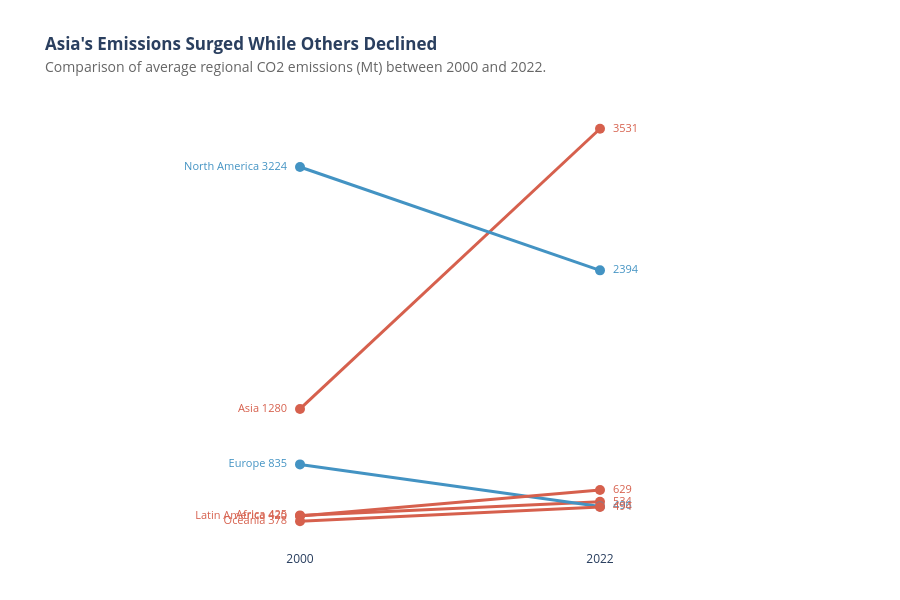

Notebook cell for this chart:
### Markdown cell above
---
## Task 2 — Slopegraph: Regional Change 2000 vs 2022

**What to build:** A slopegraph comparing **average regional CO2 emissions** between 2000 and 2022.

**Requirements:**
- One line per region (not per country — aggregate first)
- Colour: regions that increased = one colour; decreased = another
- Values labelled at both ends of each line
- No y-axis tick labels (the endpoint labels make them redundant)
- Insight title stating which regions moved most

> 💡 `df.groupby(['Region','Year'])['CO2_Mt'].mean().reset_index()` then filter to 2000 and 2022

### Code cell
# Task 2 — Slopegraph: Direct Labels 
# YOUR CODE HERE

# 1. Aggregate data by Region and filter for start/end years
regional_avg = df.groupby(['Region', 'Year'])['CO2_Mt'].mean().reset_index()
slope_df = regional_avg[regional_avg['Year'].isin([2000, 2022])]

fig2 = go.Figure()

for r in slope_df['Region'].unique():
    reg_data = slope_df[slope_df['Region'] == r].sort_values('Year')
    val_00 = reg_data[reg_data['Year'] == 2000]['CO2_Mt'].values[0]
    val_22 = reg_data[reg_data['Year'] == 2022]['CO2_Mt'].values[0]
    
    # Use color to encode direction: Red for increase, Blue for decrease
    color = "#D6604D" if val_22 > val_00 else "#4393C3"

    # Create slope lines with direct labels to avoid legends
    fig2.add_trace(go.Scatter(
        x=reg_data['Year'].astype(str), 
        y=reg_data['CO2_Mt'],
        mode='lines+markers+text',
        name=r,
        text=[f"{r} {val_00:.0f}  ", f"  {val_22:.0f}"],
        textposition=["middle left", "middle right"],
        textfont=dict(size=11, color=color),
        line=dict(color=color, width=3),
        marker=dict(size=10),
        showlegend=False,
        cliponaxis=False # Ensures text isn't cut off at the edges
    ))

# 2. Apply clean design principles (No borders, no Y-axis, clear insight)
fig2.update_layout(
    title="<b>Asia's Emissions Surged While Others Declined</b><br><span style='font-size:14px; color:#666666'>Comparison of average regional CO2 emissions (Mt) between 2000 and 2022.</span>",
    plot_bgcolor='white',
    height=600,
    xaxis=dict(
        showgrid=False, 
        zeroline=False,
        range=[-0.5, 1.5] # Adds padding for the labels
    ),
    yaxis=dict(
        showgrid=False, 
        zeroline=False, 
        showticklabels=False # Labels at endpoints make Y-axis redundant
    ),
    margin=dict(l=150, r=150, t=100, b=50)
)

fig2.show()

### Figure 1 — Plotly figure (JSON) as saved in the notebook; plotly's stock layout.template omitted (floating-point values rounded to 4 significant figures)
{"data": [{"cliponaxis": false, "line": {"color": "#D6604D", "width": 3}, "marker": {"size": 10}, "mode": "lines+markers+text", "name": "Africa", "showlegend": false, "text": ["Africa 425  ", "  534"], "textfont": {"color": "#D6604D", "size": 11}, "textposition": ["middle left", "middle right"], "type": "scatter", "x": ["2000", "2022"], "y": [425.4, 534.4]}, {"cliponaxis": false, "line": {"color": "#D6604D", "width": 3}, "marker": {"size": 10}, "mode": "lines+markers+text", "name": "Asia", "showlegend": false, "text": ["Asia 1280  ", "  3531"], "textfont": {"color": "#D6604D", "size": 11}, "textposition": ["middle left", "middle right"], "type": "scatter", "x": ["2000", "2022"], "y": [1280.0, 3531.0]}, {"cliponaxis": false, "line": {"color": "#4393C3", "width": 3}, "marker": {"size": 10}, "mode": "lines+markers+text", "name": "Europe", "showlegend": false, "text": ["Europe 835  ", "  496"], "textfont": {"color": "#4393C3", "size": 11}, "textposition": ["middle left", "middle right"], "type": "scatter", "x": ["2000", "2022"], "y": [834.9, 496.5]}, {"cliponaxis": false, "line": {"color": "#D6604D", "width": 3}, "marker": {"size": 10}, "mode": "lines+markers+text", "name": "Latin America", "showlegend": false, "text": ["Latin America 420  ", "  629"], "textfont": {"color": "#D6604D", "size": 11}, "textposition": ["middle left", "middle right"], "type": "scatter", "x": ["2000", "2022"], "y": [419.9, 629.1]}, {"cliponaxis": false, "line": {"color": "#4393C3", "width": 3}, "marker": {"size": 10}, "mode": "lines+markers+text", "name": "North America", "showlegend": false, "text": ["North America 3224  ", "  2394"], "textfont": {"color": "#4393C3", "size": 11}, "textposition": ["middle left", "middle right"], "type": "scatter", "x": ["2000", "2022"], "y": [3224.0, 2394.0]}, {"cliponaxis": false, "line": {"color": "#D6604D", "width": 3}, "marker": {"size": 10}, "mode": "lines+markers+text", "name": "Oceania", "showlegend": false, "text": ["Oceania 378  ", "  494"], "textfont": {"color": "#D6604D", "size": 11}, "textposition": ["middle left", "middle right"], "type": "scatter", "x": ["2000", "2022"], "y": [378.4, 493.7]}], "layout": {"height": 600, "margin": {"b": 50, "l": 150, "r": 150, "t": 100}, "plot_bgcolor": "white", "title": {"text": "<b>Asia's Emissions Surged While Others Declined</b><br><span style='font-size:14px; color:#666666'>Comparison of average regional CO2 emissions (Mt) between 2000 and 2022.</span>"}, "xaxis": {"range": [-0.5, 1.5], "showgrid": false, "zeroline": false}, "yaxis": {"showgrid": false, "showticklabels": false, "zeroline": false}}}
